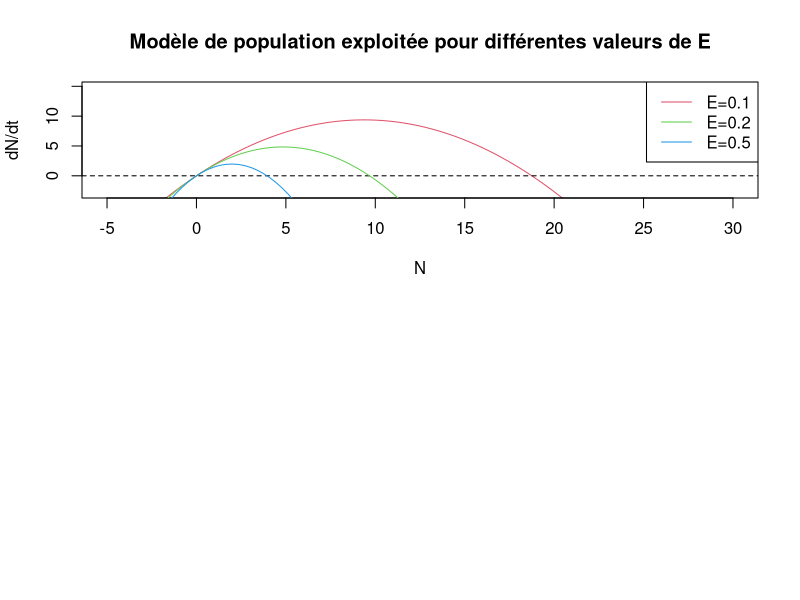

Source code (R): (Note: this script raises an error after producing the figure.)
rm(list=ls())

library(deSolve)

LVpeypred=function(t,x,parms)
{
  dx1=parms[1]*x[1]-parms[2]*x[1]*x[2] #Proie=N=x1 et prédateurs=P=x2 ET parms1=r ,parms2=a, parms3=e et parms4=m
  dx2=parms[2]*parms[3]*x[1]*x[2]-parms[4]*x[2]
  list(dx1)
  list(dx2)
}

temps=seq(0,100,by=0.1)

init1=c(5)
init2=c(20)
init3=c(10)

r1=2
K1=20
E1=0.1
solution1=lsoda(y=init1,times=temps,func=LVpeypred,parms=c(r1,K1,E1))

E2=0.1
solution2=lsoda(y=init2,times=temps,func=LVpeypred,parms=c(r1,K1,E2))

E3=0.1
solution3=lsoda(y=init3,times=temps,func=LVpeypred,parms=c(r1,K1,E3))


par(mfrow=c(2,1))
curve(2*x*(1-(x/300))-0.1*x^2,col=2,xlim=c(-5,30),ylim=c(-3,15),
      main="Modèle de population exploitée pour différentes valeurs de E",ylab="dN/dt",xlab="N")
abline(h=0,lty=2)
curve(2*x*(1-(x/300))-0.2*x^2,col=3,add=T)
curve(2*x*(1-(x/300))-0.5*x^2,col=4,add=T)
legend("topright",legend=c("E=0.1","E=0.2","E=0.5"),lty=1,col=c(2,3,4))

plot(temps,solution1[,2],ylim=c(0,20),xlim=c(0,5),type="l",
     ylab="Densité de population (N)",
     main="Modèle de Population exploitée")
lines(temps,solution2[,2],type="l",col=2)
lines(temps,solution3[,2],type="l",col=3)
legend("topright",legend=c("N0=5","N0=20","N0=10"),col=c(1,2,3),lty=1)
